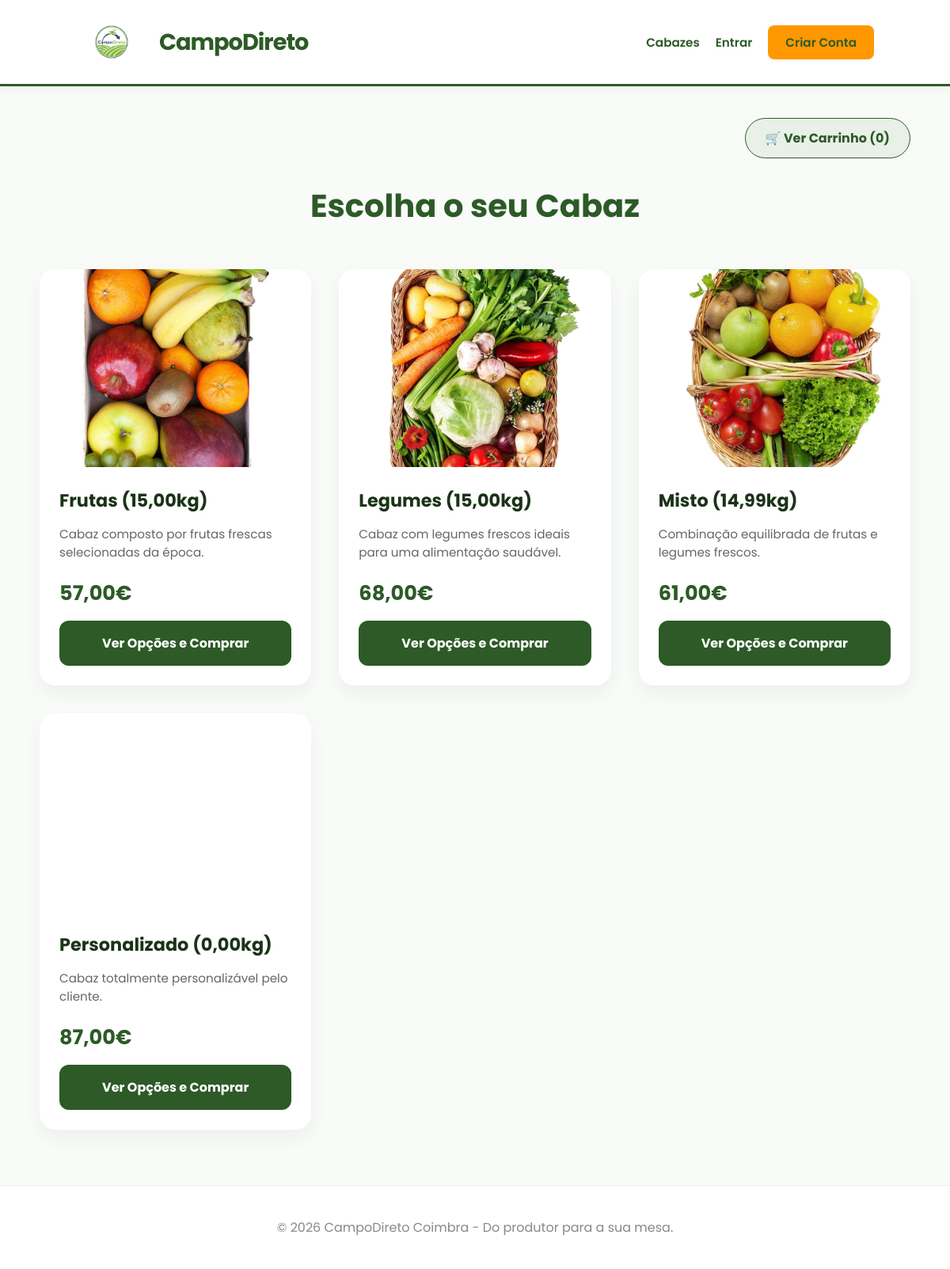
Page /cabazes/ on the committed database.
### cabazes/models.py (models this page shows, shortened)
class Cabaz(models.Model):
    name = models.CharField(max_length=50, choices=CABAZ_TYPES)
    price = models.DecimalField(max_digits=6, decimal_places=2)
    weight = models.DecimalField(max_digits=6, decimal_places=2)
    description = models.TextField()
    image = models.ImageField(upload_to="cabazes_images/", blank=True, null=True)
    products = models.ManyToManyField(Product, blank=True)  # Voltamos ao original

### cabazes/views.py (the view)
def lista_cabazes(request):
    cabazes = Cabaz.objects.all().prefetch_related("products")
    return render(request, "cabazes/lista.html", {"cabazes": cabazes})

### cabazes/templates/cabazes/lista.html
{% extends 'base.html' %}
{% load static %}
{% block content %}
<div style="text-align: right; margin-bottom: 30px;">
    <a href="{% url 'ver_carrinho' %}" style="display: inline-block; background: #e8f0e7; color: #2d5a27; padding: 12px 25px; border-radius: 50px; text-decoration: none; font-weight: bold; border: 1px solid #2d5a27;">
        🛒 Ver Carrinho ({{ request.session.carrinho|length }})
    </a>
</div>
<div style="text-align: center; margin-bottom: 50px;">
    <h1 style="font-size: 2.5rem; color: #2d5a27;">Escolha o seu Cabaz</h1>
</div>
<div style="display: grid; grid-template-columns: repeat(auto-fit, minmax(320px, 1fr)); gap: 35px;">
    {% for cabaz in cabazes %}
    <div style="background: white; border-radius: 20px; overflow: hidden; box-shadow: 0 10px 25px rgba(0,0,0,0.05); transition: 0.3s; display: flex; flex-direction: column; height: 100%;">
    <div style="height: 250px; overflow: hidden;">
        {% if cabaz.image %}
            <img src="{{ cabaz.image.url }}" style="width: 100%; height: 100%; object-fit: cover;">
        {% endif %}
    </div>
    <div style="padding: 25px; display: flex; flex-direction: column; flex-grow: 1; justify-content: space-between;">
        <div>
            <h2 style="color: #1a3317; margin: 0 0 10px 0; font-size: 1.4rem;">
                {{ cabaz.get_name_display }} ({{ cabaz.weight }}kg)
            </h2>
            <p style="color: #666; line-height: 1.5; font-size: 0.95rem; margin-bottom: 20px;">
                {{ cabaz.description|truncatewords:20 }}
            </p>
        </div>
        <div>
            <div style="font-size: 1.6rem; font-weight: bold; color: #2d5a27; margin-bottom: 15px;">
                {{ cabaz.price }}€
            </div>
            <a href="{% url 'detalhe_cabaz' cabaz.id %}"
               style="display: block; text-align: center; background: #2d5a27; color: white; padding: 14px; text-decoration: none; border-radius: 12px; font-weight: bold; transition: 0.2s; border: 2px solid #2d5a27;">
               Ver Opções e Comprar
            </a>
        </div>
    </div>
</div>
    {% endfor %}
</div>
{% endblock %}

### templates/base.html (style rules this page uses)
:root { --primary: #2d5a27; --accent: #ff9800; --bg: #f8fbf8; }
body { font-family: "Poppins", sans-serif; margin: 0; background: var(--bg); color: #333; }

### rows in the picture
Cabaz: image (picture), name "Frutas", weight "15,00", description "Cabaz composto por frutas frescas selecionadas da época.", price "57,00"
Cabaz: image (picture), name "Legumes", weight "15,00", description "Cabaz com legumes frescos ideais para uma alimentação saudável.", price "68,00"
Cabaz: image (picture), name "Misto", weight "14,99", description "Combinação equilibrada de frutas e legumes frescos.", price "61,00"
Cabaz: name "Personalizado", weight "0,00", description "Cabaz totalmente personalizável pelo cliente.", price "87,00"

### other values in the picture
{{ request.session.carrinho|length }} "0"
